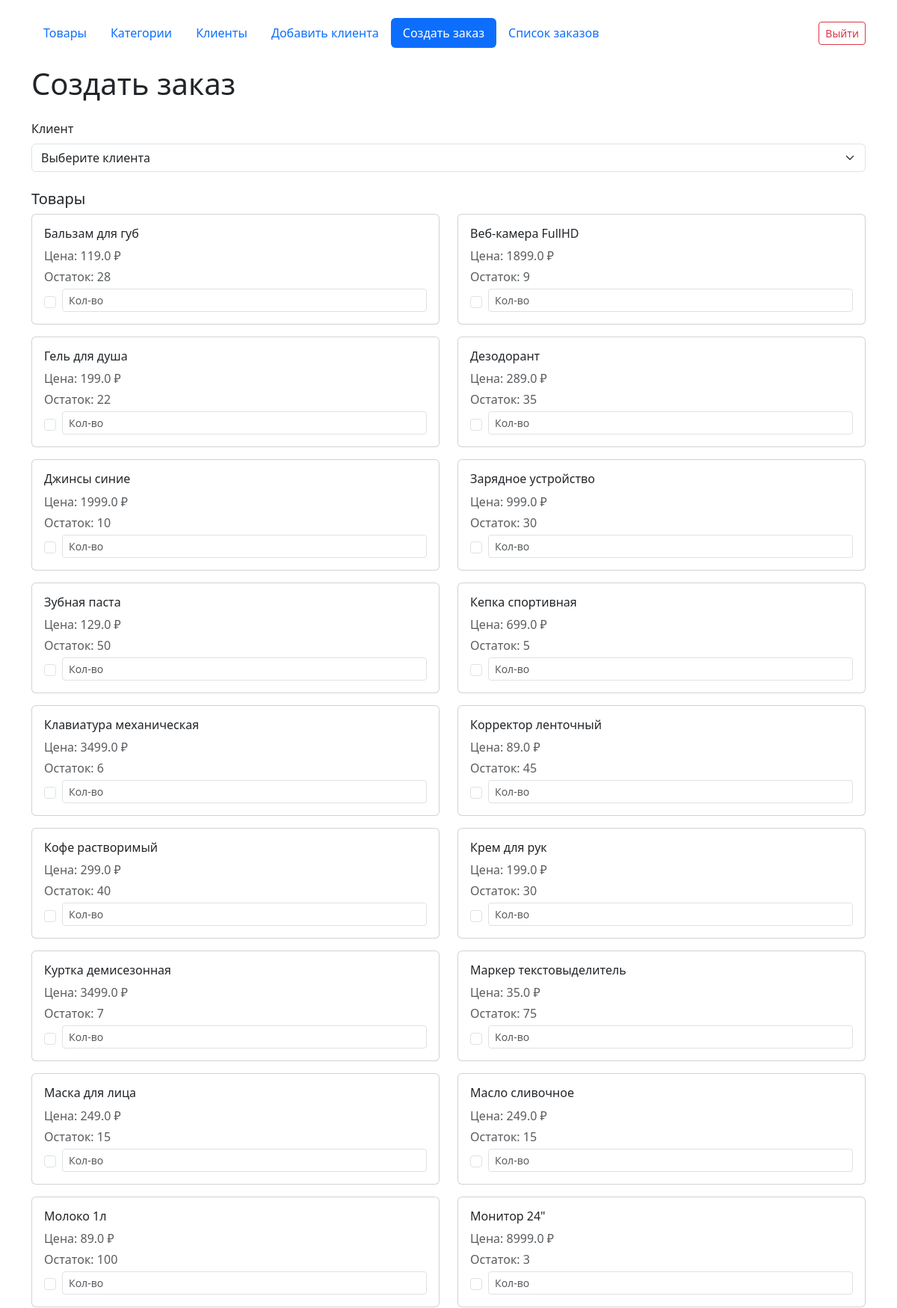
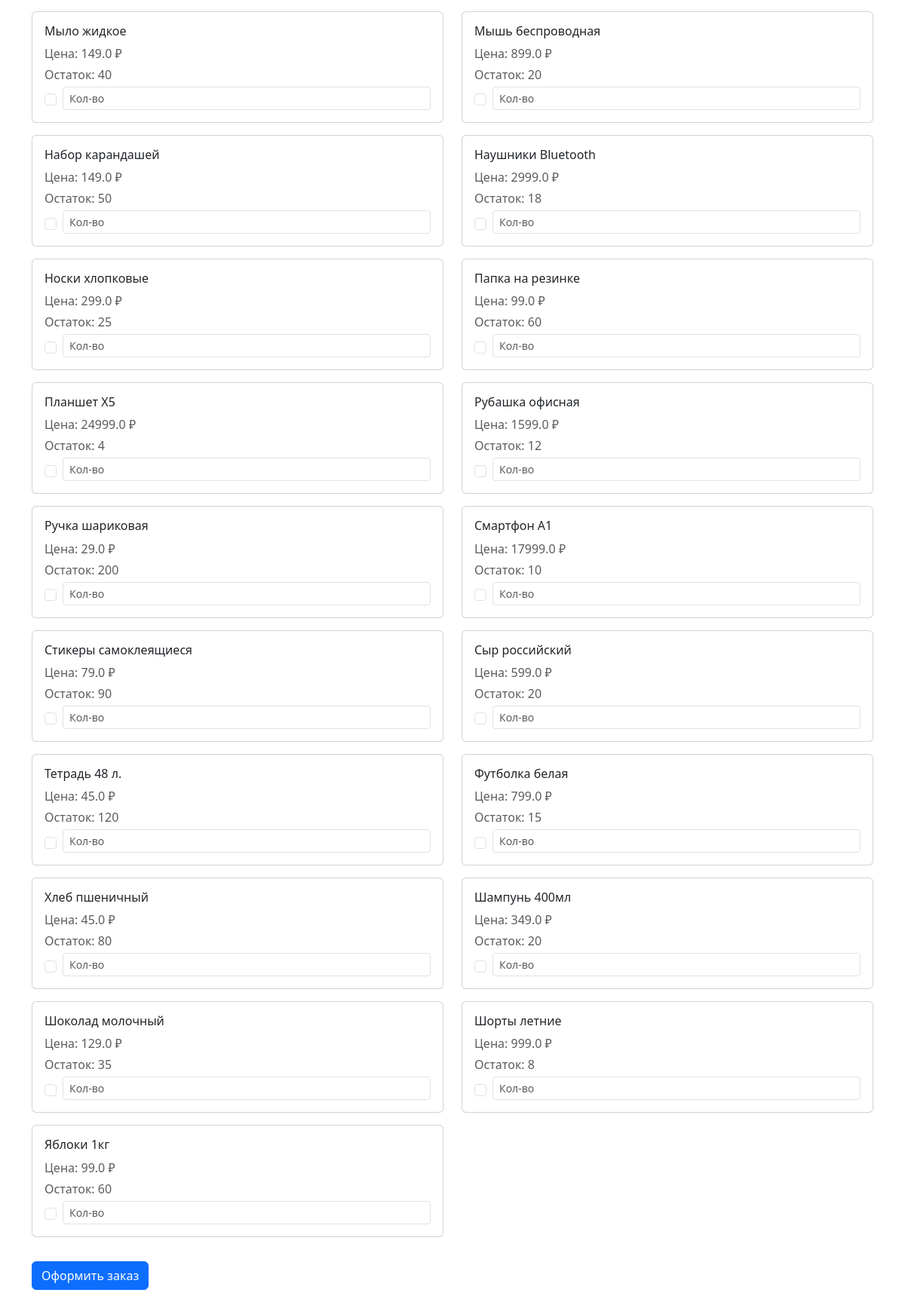
The app's page /orders (signed in), older data (2 pictures, top to bottom).
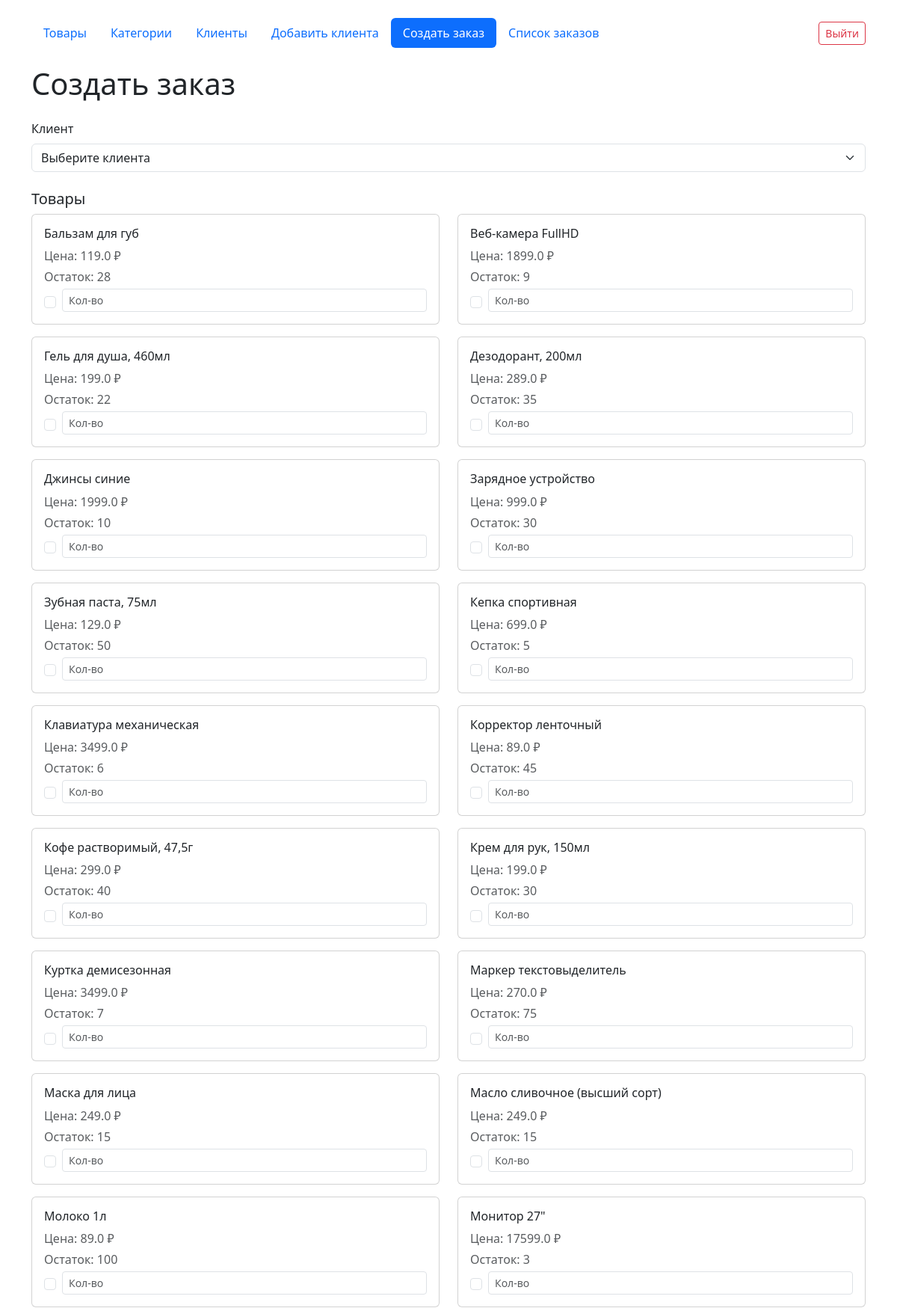
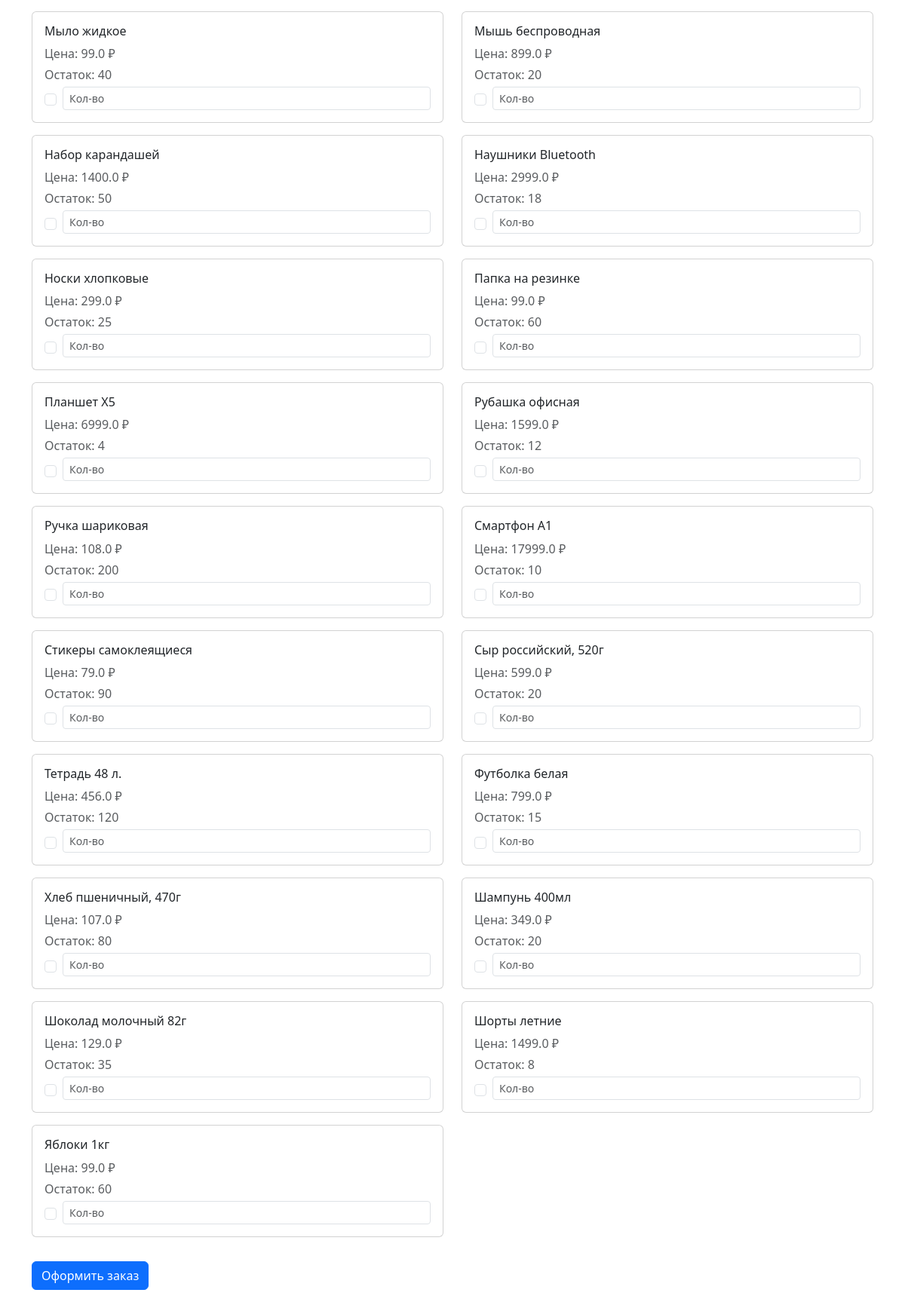
The same page, newer data (2 pictures, top to bottom).
### tables this page shows
CREATE TABLE Products (id INTEGER PRIMARY KEY ON CONFLICT ROLLBACK AUTOINCREMENT, name TEXT NOT NULL, description TEXT, price REAL NOT NULL, stock INTEGER DEFAULT (0), image TEXT, category_id INTEGER REFERENCES Categories (id), created_at TEXT NOT NULL, updated_at TEXT);

### app.py (the view, shortened to what this page needs)
@app.route('/orders', methods=['GET', 'POST'])
@login_required
def create_order():
    db = get_db()
    clients = db.execute("""SELECT id, name FROM Clients ORDER BY name""").fetchall()
    products = db.execute("""SELECT id, name, price, stock FROM Products ORDER BY name""").fetchall()
    return render_template('create_order.html', clients=clients, products=products)

### app.py (called while the page is built)
def get_db():
    if 'db' not in g:
        g.db = sqlite3.connect(DATABASE)
        g.db.row_factory = sqlite3.Row
    return g.db

def login_required(view):
    @wraps(view)
    def wrapped_view(**kwargs):
        if 'user_id' not in session:
            flash('Требуется авторизация.', 'warning')
            return redirect(url_for('login'))
        return view(**kwargs)
    return wrapped_view

### templates/create_order.html (shortened to what this page needs)
{% extends 'base.html' %}
{% block content %}
<h1 class="mb-4">Создать заказ</h1>
<form method="post">
    <div class="mb-3">
        <label for="client" class="form-label">Клиент</label>
        <select name="client" id="client" class="form-select" required>
            <option value="">Выберите клиента</option>
        </select>
    </div>
    <h5 class="mt-4">Товары</h5>
    <div class="row">
        {% for product in products %}
        <div class="col-md-6 mb-3">
            <div class="card p-3">
                <h6>{{ product.name }}</h6>
                <p class="mb-1 text-muted">Цена: {{ product.price }} ₽</p>
                <p class="mb-1 text-muted">Остаток: {{ product.stock }}</p>
                <div class="d-flex align-items-center">
                    <input type="checkbox" name="product" value="{{ product.id }}" class="form-check-input me-2">
                    <input type="number" name="quantity" class="form-control form-control-sm" placeholder="Кол-во" min="0" max="{{ product.stock }}">
                </div>
            </div>
        </div>
        {% endfor %}
    </div>
    <button type="submit" class="btn btn-primary mt-3">Оформить заказ</button>
</form>
{% endblock %}

Row changes from the older to the newer data that the page shows:
changed Products: name "Гель для душа" → "Гель для душа, 460мл"
changed Products: name "Дезодорант" → "Дезодорант, 200мл"
changed Products: name "Зубная паста" → "Зубная паста, 75мл"
changed Products: name "Кофе растворимый" → "Кофе растворимый, 47,5г"
changed Products: name "Крем для рук" → "Крем для рук, 150мл"
changed Products "Маркер текстовыделитель": price "35.0" → "270.0"
changed Products: name "Масло сливочное" → "Масло сливочное (высший сорт)"
changed Products: name "Монитор 24\"" → "Монитор 27\""; price "8999.0" → "17599.0"
changed Products "Мыло жидкое": price "149.0" → "99.0"
changed Products "Набор карандашей": price "149.0" → "1400.0"
changed Products "Планшет X5": price "24999.0" → "6999.0"
changed Products "Ручка шариковая": price "29.0" → "108.0"
changed Products: name "Сыр российский" → "Сыр российский, 520г"
changed Products "Тетрадь 48 л.": price "45.0" → "456.0"
changed Products: name "Хлеб пшеничный" → "Хлеб пшеничный, 470г"; price "45.0" → "107.0"
changed Products: name "Шоколад молочный" → "Шоколад молочный 82г"
changed Products "Шорты летние": price "999.0" → "1499.0"
